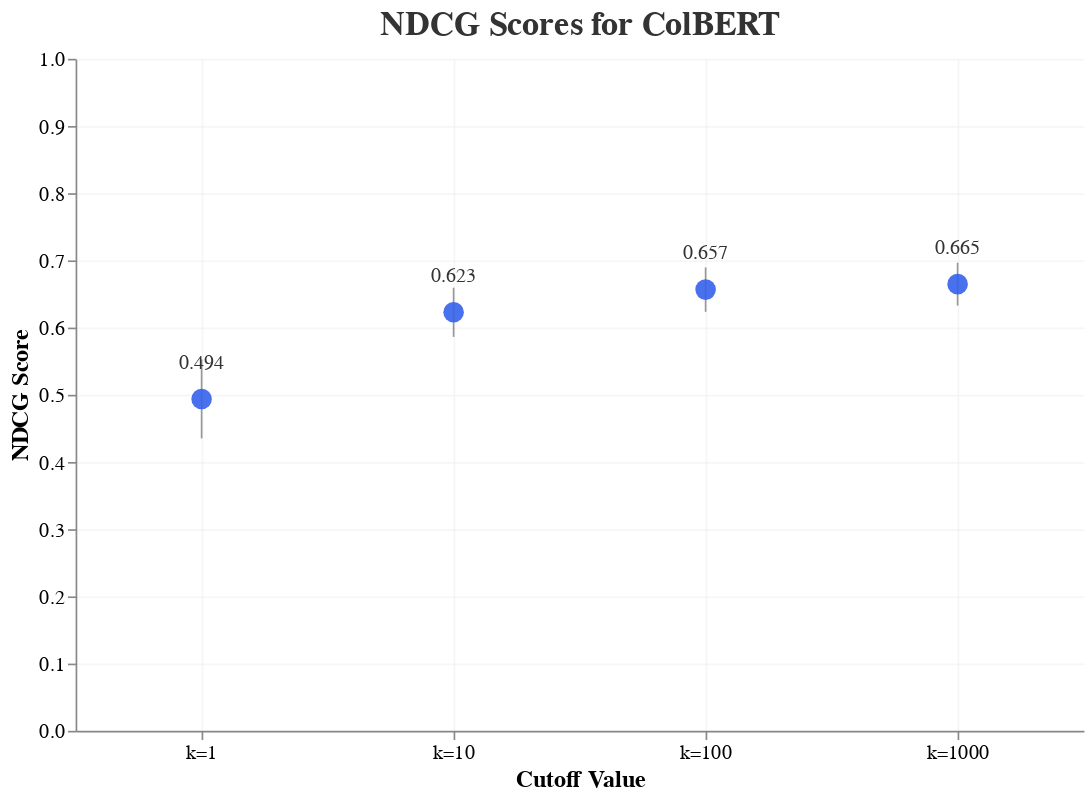

Write notebook code for a chart like this one.
### Code cell
fig = test_plot_altair(colbert_scifact, "ColBERT")
fig.show()

### Figure 1 — Vega-Lite specification as saved in the notebook (floating-point values rounded to 4 significant figures)
{"config": {"view": {"continuousWidth": 300, "continuousHeight": 300, "strokeWidth": 0}, "axis": {"grid": true, "gridColor": "#EEEEEE", "gridOpacity": 0.5, "labelFontSize": 12, "titleFontSize": 14}}, "layer": [{"mark": {"type": "rule", "opacity": 0.4}, "encoding": {"x": {"axis": {"labelAngle": 0}, "field": "k", "title": "Cutoff Value", "type": "nominal"}, "y": {"field": "lower", "type": "quantitative"}, "y2": {"field": "upper"}}}, {"mark": {"type": "circle", "color": "#3561eb", "opacity": 0.9, "size": 150}, "encoding": {"tooltip": [{"field": "k", "type": "nominal"}, {"field": "mean", "format": ".3f", "type": "quantitative"}], "x": {"axis": {"labelAngle": 0}, "field": "k", "title": "Cutoff Value", "type": "nominal"}, "y": {"field": "mean", "scale": {"domain": [0, 1]}, "title": "NDCG Score", "type": "quantitative"}}}, {"mark": {"type": "text", "align": "center", "baseline": "bottom", "color": "#333333", "dy": -15, "fontSize": 12}, "encoding": {"text": {"field": "mean", "format": ".3f", "type": "quantitative"}, "x": {"axis": {"labelAngle": 0}, "field": "k", "title": "Cutoff Value", "type": "nominal"}, "y": {"field": "mean", "type": "quantitative"}}}], "data": {"name": "data-e65ab6be984fd6b538d7c26f3a93a45c"}, "height": 400, "title": {"text": "NDCG Scores for ColBERT", "color": "#333333", "fontSize": 20}, "width": 600, "$schema": "https://vega.github.io/schema/vega-lite/v5.20.1.json", "datasets": {"data-e65ab6be984fd6b538d7c26f3a93a45c": [{"k": "k=1", "mean": 0.4938, "stderr": 0.05876, "upper": 0.5526, "lower": 0.4351}, {"k": "k=10", "mean": 0.6228, "stderr": 0.03663, "upper": 0.6594, "lower": 0.5862}, {"k": "k=100", "mean": 0.6565, "stderr": 0.03301, "upper": 0.6895, "lower": 0.6235}, {"k": "k=1000", "mean": 0.6647, "stderr": 0.03191, "upper": 0.6966, "lower": 0.6328}]}}
